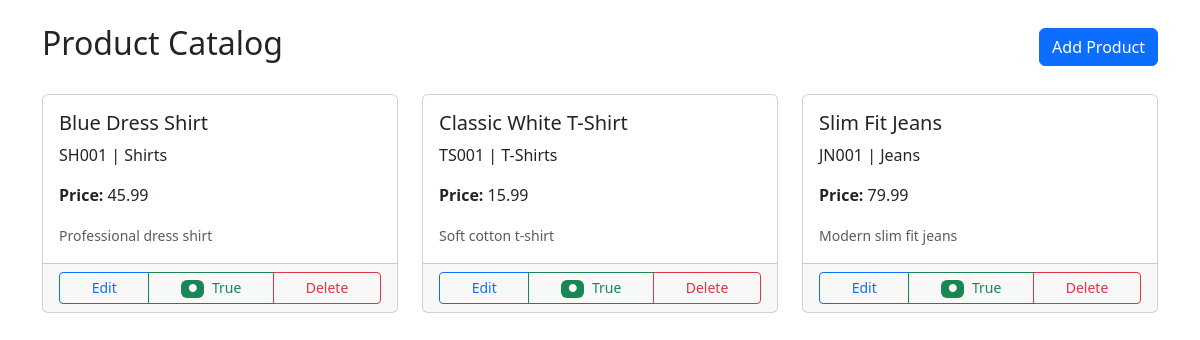
Page /products/ (signed in) on the earlier database version.
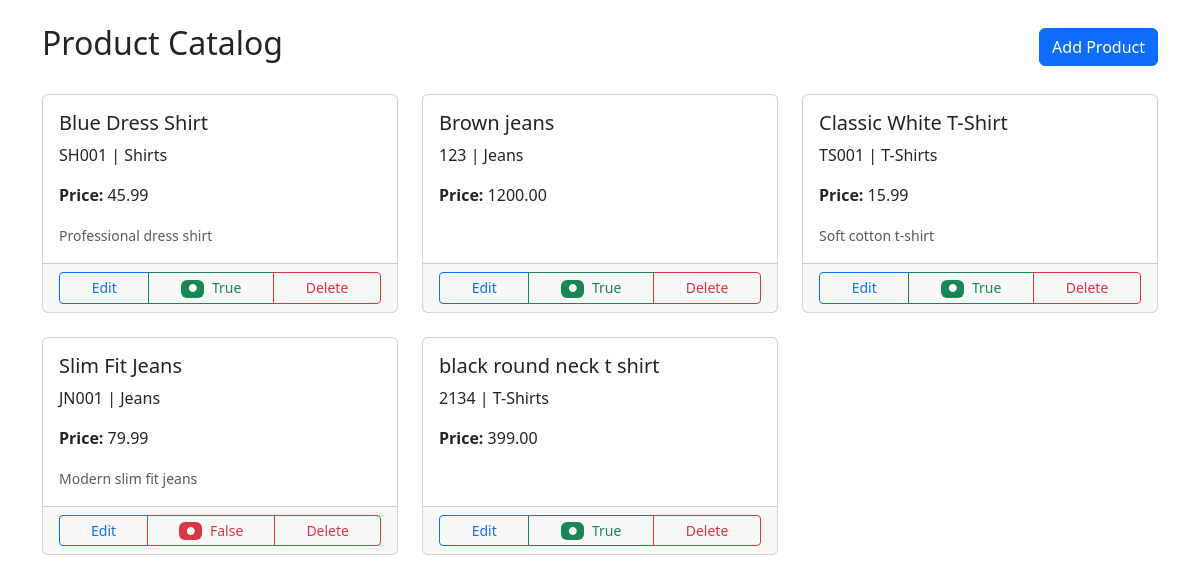
Same page on the later database version.
### products/models.py (models this page shows, shortened)
class Product(models.Model):
    name = models.CharField(max_length=200)
    description = models.TextField(blank=True)
    category = models.ForeignKey(Category, on_delete=models.SET_NULL, null=True, blank=True, related_name='products')
    sku = models.CharField(max_length=100, unique=True)
    barcode = models.CharField(max_length=100, blank=True)
    unit_price = models.DecimalField(max_digits=10, decimal_places=2)
    cost_price = models.DecimalField(max_digits=10, decimal_places=2)
    reorder_level = models.PositiveIntegerField(default=0)
    image = models.URLField(max_length=500, blank=True, null=True)
    is_active = models.BooleanField(default=True)
    created_at = models.DateTimeField(auto_now_add=True)
    updated_at = models.DateTimeField(auto_now=True)
    class Meta:
        ordering = ['name']

class Category(models.Model):
    name = models.CharField(max_length=100)
    description = models.TextField(blank=True)
    is_active = models.BooleanField(default=True)
    created_at = models.DateTimeField(auto_now_add=True)
    class Meta:
        verbose_name_plural = 'Categories'

### products/views.py (the view)
# urls.py: path('', views.product_list, name='product_list'),
@login_required
def product_list(request):
    products = Product.objects.all().select_related('category')
    return render(request, 'products/product_list.html', {'products': products})

### products/templates/products/product_list.html (shortened to what this page needs)
<!doctype html>
<html>
    <head>
        <link
            href="https://cdn.jsdelivr.net/npm/bootstrap@5.3.0/dist/css/bootstrap.min.css"
            rel="stylesheet"
        />
    </head>
    <body>
        <div class="container mt-4">
            <div class="d-flex justify-content-between align-items-center mb-4">
                <h2>Product Catalog</h2>
                <a
                    href="{% url 'products:product_create' %}"
                    class="btn btn-primary"
                    >Add Product</a
                >
            </div>
            {% if products %}
            <div class="row">
                {% for product in products %}
                <div class="col-md-6 col-lg-4 mb-4">
                    <div class="card h-100">
                        <div class="card-body">
                            <h5 class="card-title">{{ product.name }}</h5>
                            <p class="card-text">
                                {{ product.sku }} | {{ product.category.name }}
                            </p>
                            <p class="card-text">
                                <strong>Price:</strong> {{ product.unit_price }}
                            </p>
                            <p class="card-text">
                                <small class="text-muted"
                                    >{{ product.description }}</small
                                >
                            </p>
                        </div>
                        <div class="card-footer">
                            <div class="btn-group w-100" role="group">
                                <a
                                    href="{% url 'products:product_update' product.pk %}"
                                    class="btn btn-sm btn-outline-primary"
                                    >Edit</a
                                >
                                <a
                                    href="{% url 'products:product_toggle_active' product.pk %}"
                                    class="btn btn-sm btn-outline-{% if product.is_active %}success{% else %}danger{% endif %}"
                                >
                                    <span
                                        class="badge bg-{% if product.is_active %}success{% else %}danger{% endif %} me-1"
                                        >●</span
                                    >
                                    {{ product.is_active }}
                                </a>
                                <a
                                    href="{% url 'products:product_delete' product.pk %}"
                                    class="btn btn-sm btn-outline-danger"
                                    >Delete</a
                                >
                            </div>
                        </div>
                    </div>
                </div>
                {% endfor %}
            </div>
            {% endif %}
        </div>
    </body>
</html>

Differences in the rows shown:
added Product: name "Brown jeans", sku "123", category.name "Jeans", unit_price "1200.00", is_active "True"
changed Product "Slim Fit Jeans": is_active "True" → "False"
added Product: name "black round neck t shirt", sku "2134", category.name "T-Shirts", unit_price "399.00", is_active "True"
